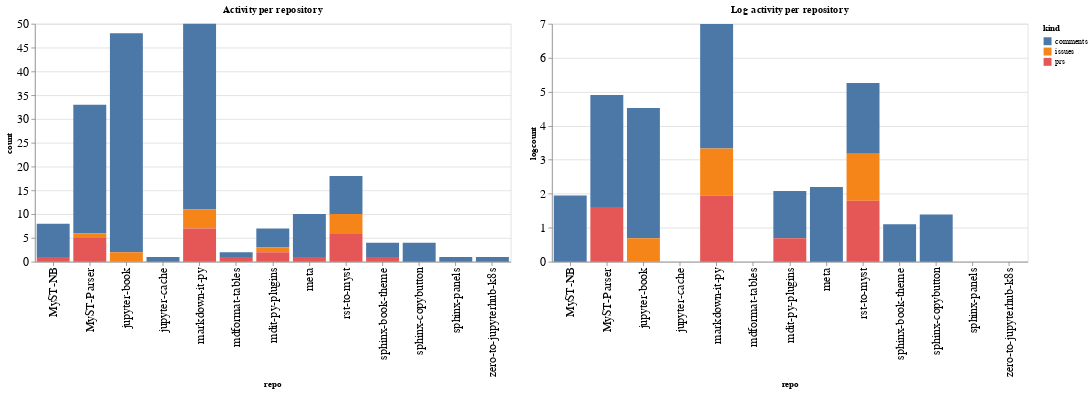

Here is the notebook cell this chart was saved with:
### Code cell
ch1 = alt.Chart(repo_summaries, width=600, title="Activity per repository").mark_bar().encode(
    x='repo',
    y='count',
    color='kind',
    tooltip="kind"
)

ch2 = alt.Chart(repo_summaries, width=600, title="Log activity per repository").mark_bar().encode(
    x='repo',
    y='logcount',
    color='kind',
    tooltip="kind"
)

ch1 | ch2

### Figure 1 — Vega-Lite specification as saved in the notebook (floating-point values rounded to 4 significant figures)
{"config": {"axisLeft": {"labelFontSize": 15}, "axisBottom": {"labelFontSize": 15}}, "hconcat": [{"mark": "bar", "encoding": {"color": {"type": "nominal", "field": "kind"}, "tooltip": {"type": "nominal", "field": "kind"}, "x": {"type": "nominal", "field": "repo"}, "y": {"type": "quantitative", "field": "count"}}, "title": "Activity per repository", "width": 600}, {"mark": "bar", "encoding": {"color": {"type": "nominal", "field": "kind"}, "tooltip": {"type": "nominal", "field": "kind"}, "x": {"type": "nominal", "field": "repo"}, "y": {"type": "quantitative", "field": "logcount"}}, "title": "Log activity per repository", "width": 600}], "data": {"name": "data-d63f2a540bace5806a3f9b7754b8838c"}, "$schema": "https://vega.github.io/schema/vega-lite/v4.8.1.json", "datasets": {"data-d63f2a540bace5806a3f9b7754b8838c": [{"repo": "MyST-NB", "kind": "comments", "count": 7, "logcount": 1.946}, {"repo": "MyST-NB", "kind": "prs", "count": 1, "logcount": 0.0}, {"repo": "MyST-Parser", "kind": "comments", "count": 27, "logcount": 3.296}, {"repo": "MyST-Parser", "kind": "issues", "count": 1, "logcount": 0.0}, {"repo": "MyST-Parser", "kind": "prs", "count": 5, "logcount": 1.609}, {"repo": "jupyter-book", "kind": "comments", "count": 46, "logcount": 3.829}, {"repo": "jupyter-book", "kind": "issues", "count": 2, "logcount": 0.6931}, {"repo": "jupyter-cache", "kind": "comments", "count": 1, "logcount": 0.0}, {"repo": "markdown-it-py", "kind": "comments", "count": 39, "logcount": 3.664}, {"repo": "markdown-it-py", "kind": "issues", "count": 4, "logcount": 1.386}, {"repo": "markdown-it-py", "kind": "prs", "count": 7, "logcount": 1.946}, {"repo": "mdformat-tables", "kind": "comments", "count": 1, "logcount": 0.0}, {"repo": "mdformat-tables", "kind": "prs", "count": 1, "logcount": 0.0}, {"repo": "mdit-py-plugins", "kind": "comments", "count": 4, "logcount": 1.386}, {"repo": "mdit-py-plugins", "kind": "issues", "count": 1, "logcount": 0.0}, {"repo": "mdit-py-plugins", "kind": "prs", "count": 2, "logcount": 0.6931}, {"repo": "meta", "kind": "comments", "count": 9, "logcount": 2.197}, {"repo": "meta", "kind": "prs", "count": 1, "logcount": 0.0}, {"repo": "rst-to-myst", "kind": "comments", "count": 8, "logcount": 2.079}, {"repo": "rst-to-myst", "kind": "issues", "count": 4, "logcount": 1.386}, {"repo": "rst-to-myst", "kind": "prs", "count": 6, "logcount": 1.792}, {"repo": "sphinx-book-theme", "kind": "comments", "count": 3, "logcount": 1.099}, {"repo": "sphinx-book-theme", "kind": "prs", "count": 1, "logcount": 0.0}, {"repo": "sphinx-copybutton", "kind": "comments", "count": 4, "logcount": 1.386}, {"repo": "sphinx-panels", "kind": "comments", "count": 1, "logcount": 0.0}, {"repo": "zero-to-jupyterhub-k8s", "kind": "comments", "count": 1, "logcount": 0.0}]}}
